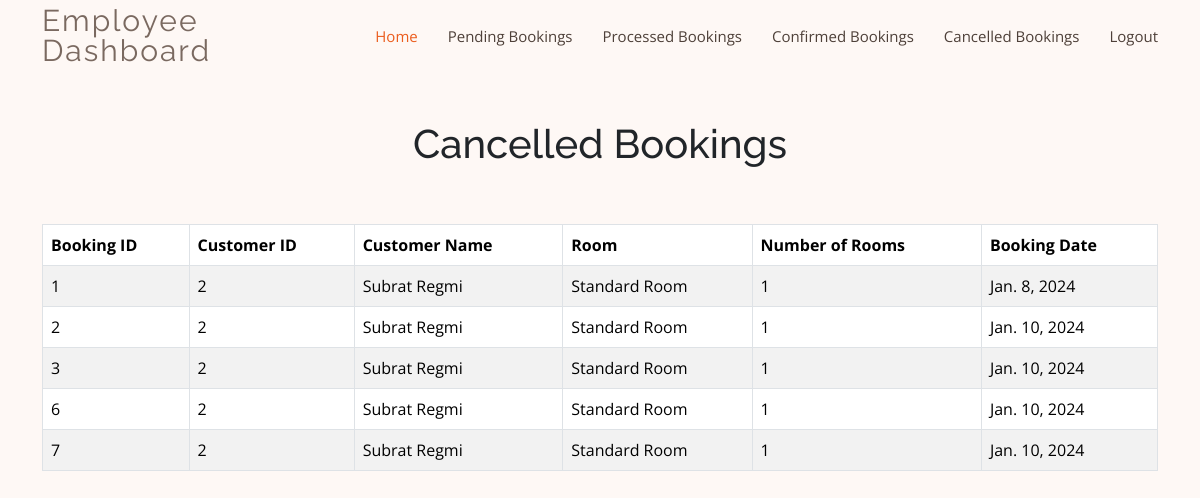
/employee/cancelled_bookings/ (signed in), run on the app's committed database.
### shared/models.py (models this page shows, shortened)
class Booking(models.Model):
    MealPlan = (
        ('Not Selected', 'None'),
        ('Meal Plan 1', 'Dinner'),
        ('Meal Plan 2', 'Dinner and Breakfast'),
        ('Meal Plan 3', 'Dinner, Breakfast, and Lunch'),
    )
    Branch = (
        ('Branch 1', 'Branch 1'),
        ('Branch 2', 'Branch 2'),
        ('Branch 3', 'Branch 3'),
        ('Branch 4', 'Branch 4'),
        ('Branch 5', 'Branch 5'),
    )
    CheckedInStatus = (
        ('True','Checked In'),
        ('False','Not Checked In'),
    )
    room = models.ForeignKey(Room, on_delete=models.CASCADE)
    customer = models.ForeignKey(CustomUser, on_delete=models.CASCADE)
    no_of_rooms = models.PositiveIntegerField(default=1)
    no_of_adults = models.PositiveIntegerField(default = 1)
    no_of_children = models.IntegerField(default = 0)
    checkin_date = models.DateField(default = datetime.now().date())
    checkin_month = models.IntegerField(null = True)
    checkin_day = models.IntegerField(null = True)
    checkout_date = models.DateField(default = datetime.now().date() + timedelta(days=1))
    booking_date = models.DateField(default = datetime.now().date())
    no_of_days = models.IntegerField(blank = True, null = True)
    weeknights = models.IntegerField(null = True)
    weekend_nights = models.IntegerField(null = True)
    lead_time = models.IntegerField(blank = True, null = True)
    meal_plan = models.CharField(max_length=255, choices = MealPlan, default = 'None')
    car_parking = models.BooleanField(default = False)
    branch = models.CharField(max_length=255, choices=Branch, default ='Branch 1')
    children_meal = models.BooleanField(default = False, null = True)
    city_map = models.BooleanField(default = False, null = True)
    tour_guide = models.BooleanField(default = False, null = True)
    airport_pickup = models.BooleanField(default = False, null = True)
    wheelchair = models.BooleanField(default = False, null = True)
    no_of_special_requests = models.IntegerField(null = True)
    dynamic_price = models.DecimalField(max_digits = 10, decimal_places = 2, null = True)
    status = models.BooleanField(null = True)
    processed = models.BooleanField(default = False)
    checked_in_status = models.CharField(null = True,max_length = 20, choices = CheckedInStatus)
    prediction_status = models.BooleanField(null = True)

class CustomUser(AbstractUser):
    email = models.EmailField(unique=True)
    username = models.CharField(max_length=255, unique = True)
    fullname = models.CharField(max_length=255)
    phone_number = models.CharField(max_length=15, blank=True, null=True, validators=[RegexValidator(regex=r'^\d+$', message='Phone number must contain only digits.')])
    is_customer = models.BooleanField(default=False)
    is_employee = models.BooleanField(default=False)
    repeated_guest = models.BooleanField(null  = True, default = False)
    previous_bookings_not_cancelled = models.IntegerField(default=0)
    previous_bookings_cancelled = models.IntegerField(default=0)
    objects = CustomUserManager()
    USERNAME_FIELD = 'email'
    REQUIRED_FIELDS = ['username', 'fullname']

class Room(models.Model):
    name = models.CharField(max_length=50)
    price = models.DecimalField(max_digits=5, default = 0, decimal_places=2)
    description = models.CharField(max_length=250, blank = True, null = True)
    image = models.ImageField(upload_to = 'uploads/rooms', null=True)
    max_capacity = models.PositiveIntegerField(null = True)

### employee/views.py (the view)
# urls.py: path('cancelled_bookings/', views.cancelled_bookings, name = 'cancelled_bookings'),
@login_required(login_url="login_emp")
def cancelled_bookings(request):
    bookings = Booking.objects.filter(status = False)
    return render(request, 'employee/cancelled_bookings.html', {'bookings':bookings})

### employee/templates/employee/cancelled_bookings.html
{% extends "employee/base_emp.html" %}
{% block content %}
<div class = 'container'>
    <br/><br/>
    <h1 class = 'col text-center'>Cancelled Bookings</h1>
    <br/><br/>
    {% if bookings %}
    <table class="table table-striped table-bordered">
    <thead>
      <tr>
        <th scope="col">Booking ID</th>
        <th scope ="col">Customer ID</th>
        <th scope ="col">Customer Name</th>
        <th scope="col">Room</th>
        <th scope="col">Number of Rooms</th>
        <th scope="col">Booking Date</th>
      </tr>
    </thead>
    <tbody>
        {% for booking in  bookings  %}
      <tr>
        <td>{{booking.id}}</a></td>
        <td>{{booking.customer.id}}</td>
        <td>{{booking.customer.fullname}}</td>
        <td>{{booking.room.name}}</td>
        <td>{{booking.no_of_rooms}}</td>
        <td>{{booking.booking_date}}</td>
      </tr>
      {% endfor %}
    </tbody>
  </table>
  {% else %}
  <div class = 'col-md-4 offset-md-5'>
  <h3 class = 'text-danger'><Strong>No Bookings Found!!</Strong></h3><br/>
  </div>
  {% endif %}
</div>
</div>
{% endblock content %}

### static/customer/css/style.css (style rules this page uses)
body { font-family: "Open Sans", sans-serif; color: #212529; background: #fef8f5; }
h1, h2, h3, h4, h5, h6, .font-primary { font-family: "Raleway", sans-serif; }

### data on the page
Booking: id "1", customer.id "2", customer.fullname "Subrat Regmi", room.name "Standard Room", no_of_rooms "1", booking_date "Jan. 8, 2024"
Booking: id "2", customer.id "2", customer.fullname "Subrat Regmi", room.name "Standard Room", no_of_rooms "1", booking_date "Jan. 10, 2024"
Booking: id "3", customer.id "2", customer.fullname "Subrat Regmi", room.name "Standard Room", no_of_rooms "1", booking_date "Jan. 10, 2024"
Booking: id "6", customer.id "2", customer.fullname "Subrat Regmi", room.name "Standard Room", no_of_rooms "1", booking_date "Jan. 10, 2024"
Booking: id "7", customer.id "2", customer.fullname "Subrat Regmi", room.name "Standard Room", no_of_rooms "1", booking_date "Jan. 10, 2024"
